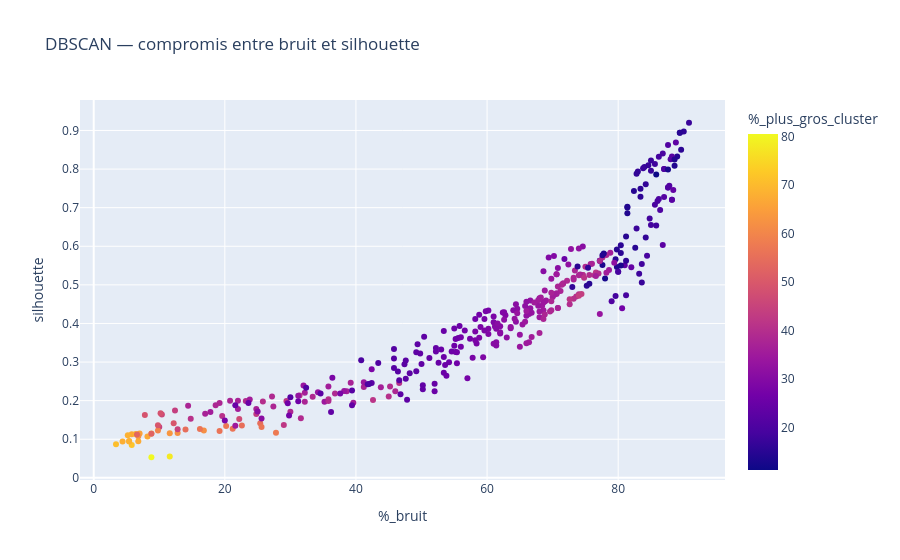

Here is the notebook cell this chart was saved with:
### Code cell
candidats = resultats.loc[
    resultats["nb_clusters"].between(10, 20)
    & resultats["silhouette"].notna()
].copy()

if candidats.empty:
    print("Aucun candidat dans la plage 10–20 clusters.")
    # display(resultats)
else:
    # display(candidats.sort_values(
    #     ["%_bruit", "silhouette"],
    #     ascending=[True, False]
    # ))

    fig = px.scatter(
        candidats,
        x="%_bruit",
        y="silhouette",
        color="%_plus_gros_cluster",
        hover_data=[
            "eps", "min_samples",
            "nb_clusters", "taille_min"
        ],
        title="DBSCAN — compromis entre bruit et silhouette"
    )
    fig.show()

### Figure 1 — Plotly figure (JSON) as saved in the notebook; plotly's stock layout.template omitted (floating-point values rounded to 4 significant figures; data arrays with more than 128 entries replaced by an {"elided": "..."} marker saying what was removed)
{"data": [{"customdata": {"elided": "366x4 float values"}, "hovertemplate": "%_bruit=%{x}<br>silhouette=%{y}<br>eps=%{customdata[0]}<br>min_samples=%{customdata[1]}<br>nb_clusters=%{customdata[2]}<br>taille_min=%{customdata[3]}<br>%_plus_gros_cluster=%{marker.color}<extra></extra>", "legendgroup": "", "marker": {"color": {"elided": "366 float values"}, "coloraxis": "coloraxis", "symbol": "circle"}, "mode": "markers", "name": "", "orientation": "v", "showlegend": false, "type": "scatter", "x": {"elided": "366 float values"}, "xaxis": "x", "y": {"elided": "366 float values"}, "yaxis": "y"}], "layout": {"coloraxis": {"colorbar": {"title": {"text": "%_plus_gros_cluster"}}, "colorscale": [[0, "#0d0887"], [0.1111, "#46039f"], [0.2222, "#7201a8"], [0.3333, "#9c179e"], [0.4444, "#bd3786"], [0.5556, "#d8576b"], [0.6667, "#ed7953"], [0.7778, "#fb9f3a"], [0.8889, "#fdca26"], [1, "#f0f921"]]}, "legend": {"tracegroupgap": 0}, "title": {"text": "DBSCAN — compromis entre bruit et silhouette"}, "xaxis": {"anchor": "y", "domain": [0, 1], "title": {"text": "%_bruit"}}, "yaxis": {"anchor": "x", "domain": [0, 1], "title": {"text": "silhouette"}}}}
